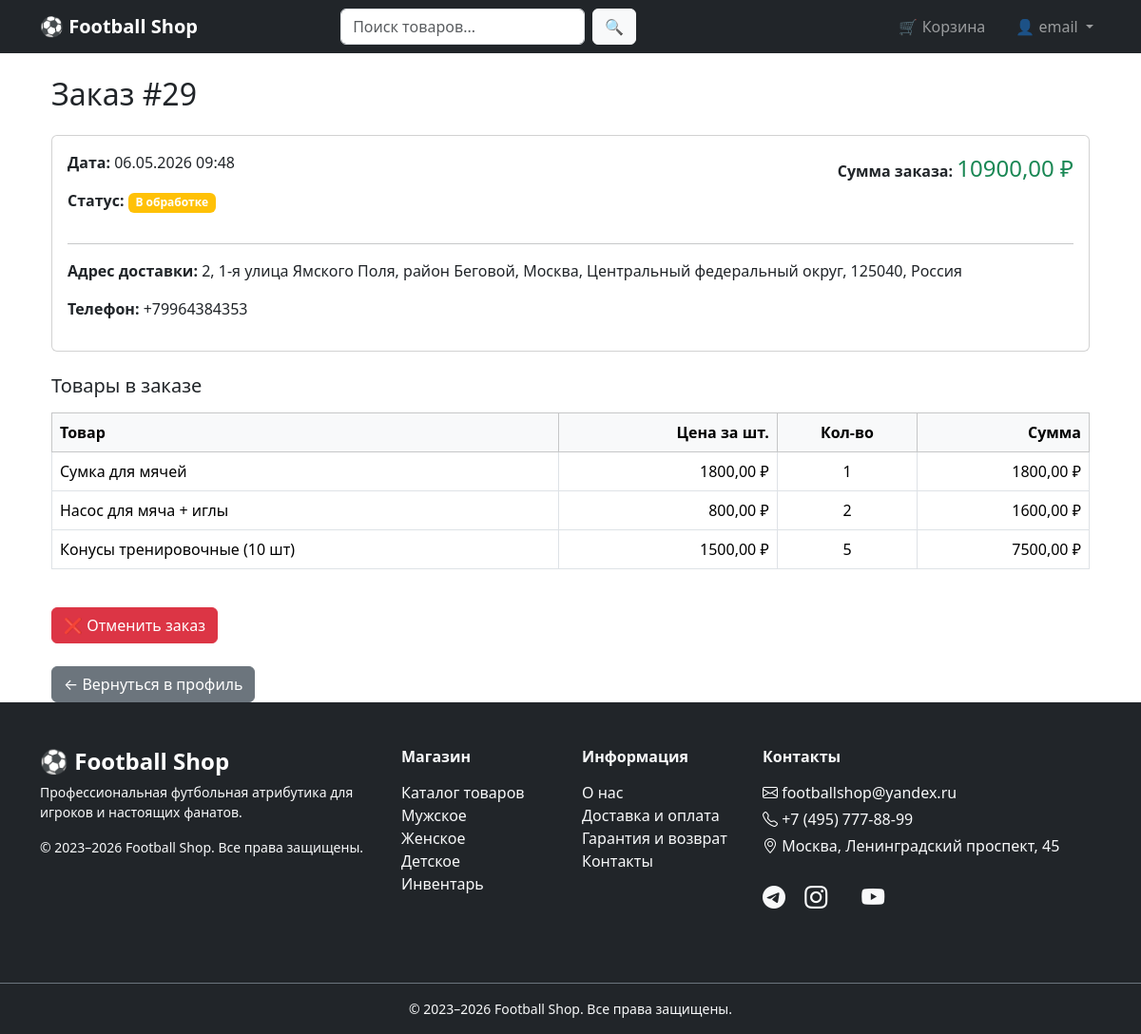
The app's page /order/29/ (signed in) with its own data.
### shop/models.py (models this page shows, shortened)
class Order(models.Model):
    STATUS_CHOICES = [
        ('pending', 'В обработке'),
        ('confirmed', 'Подтверждён'),
        ('shipped', 'Отправлен'),
        ('delivered', 'Доставлен'),
        ('cancelled', 'Отменён'),
    ]
    user = models.ForeignKey(User, on_delete=models.CASCADE, verbose_name="Пользователь")
    created_at = models.DateTimeField(auto_now_add=True, verbose_name="Дата создания")
    status = models.CharField(max_length=20, choices=STATUS_CHOICES, default='pending', verbose_name="Статус")
    total_amount = models.DecimalField(max_digits=10, decimal_places=2, default=0, verbose_name="Сумма заказа")
    address = models.TextField(verbose_name="Адрес доставки", blank=True, null=True)
    phone = models.CharField(max_length=20, verbose_name="Телефон", blank=True, null=True)
    comment = models.TextField(blank=True, null=True, verbose_name="Комментарий к заказу")
    class Meta:
        ordering = ['-created_at']
        verbose_name = "Заказ"
        verbose_name_plural = "Заказы"

class OrderItem(models.Model):
    order = models.ForeignKey(Order, on_delete=models.CASCADE, related_name='items')
    product = models.ForeignKey('Product', on_delete=models.PROTECT)
    quantity = models.PositiveIntegerField()
    price_at_purchase = models.DecimalField(max_digits=10, decimal_places=2)  # цена на момент покупки
    @property
    def subtotal(self):
        return round(self.price_at_purchase * self.quantity, 2)
    class Meta:
        verbose_name = "Товар в заказе"
        verbose_name_plural = "Товары в заказе"

class Product(models.Model):
    category = models.ForeignKey(Category, on_delete=models.CASCADE, related_name='products')
    GENDER_CHOICES = [
        ('male', 'Мужское'),
        ('female', 'Женское'),
        ('kids', 'Детское'),
        ('unisex', 'Унисекс / Инвентарь'),
    ]
    gender = models.CharField(
        max_length=10,
        choices=GENDER_CHOICES,
        default='unisex',
        verbose_name="Пол / Категория"
    )
    tags = models.ManyToManyField(Tag, blank=True, related_name='products')
    name = models.CharField(max_length=200, verbose_name="Название")
    slug = models.SlugField(max_length=250, unique=True, blank=True)
    description = models.TextField()
    price = models.DecimalField(max_digits=10, decimal_places=2, validators=[MinValueValidator(0)])
    stock = models.PositiveIntegerField(default=0, verbose_name="На складе")
    image = models.ImageField(upload_to='products/', blank=True, null=True)
    is_available = models.BooleanField(default=True)
    created_at = models.DateTimeField(auto_now_add=True)
    updated_at = models.DateTimeField(auto_now=True)
    class Meta:
        verbose_name = "Товар"
        verbose_name_plural = "Товары"
        ordering = ['-created_at']

### shop/views.py (the view)
# urls.py: path('order/<int:order_id>/', views.order_detail, name='order_detail'),
@login_required
def order_detail(request, order_id):
    order = get_object_or_404(Order, id=order_id, user=request.user)
    return render(request, 'shop/order_detail.html', {
        'order': order
    })

### templates/shop/order_detail.html (shortened to what this page needs)
{% extends 'base.html' %}
{% block content %}
<div class="container">
    <h2 class="mb-4">Заказ #{{ order.id }}</h2>
    <div class="card mb-4">
        <div class="card-body">
            <div class="row">
                <div class="col-md-6">
                    <p><strong>Дата:</strong> {{ order.created_at|date:"d.m.Y H:i" }}</p>
                    <p><strong>Статус:</strong>
                        <span class="badge
                            {% if order.status == 'pending' %}bg-warning
                            {% elif order.status == 'confirmed' %}bg-info
                            {% elif order.status == 'shipped' %}bg-primary
                            {% elif order.status == 'delivered' %}bg-success
                            {% else %}bg-secondary{% endif %}">
                            {{ order.get_status_display }}
                        </span>
                    </p>
                </div>
                <div class="col-md-6 text-end">
                    <p><strong>Сумма заказа:</strong> <span class="fs-4 text-success">{{ order.total_amount|floatformat:2 }} ₽</span></p>
                </div>
            </div>
            <hr>
            <p><strong>Адрес доставки:</strong> {{ order.address }}</p>
            <p><strong>Телефон:</strong> {{ order.phone }}</p>
        </div>
    </div>
    <h5 class="mb-3">Товары в заказе</h5>
    <div class="table-responsive">
        <table class="table table-bordered">
            <thead class="table-light">
                <tr>
                    <th>Товар</th>
                    <th class="text-end">Цена за шт.</th>
                    <th class="text-center">Кол-во</th>
                    <th class="text-end">Сумма</th>
                </tr>
            </thead>
            <tbody>
                {% for item in order.items.all %}
                <tr>
                    <td>{{ item.product.name }}</td>
                    <td class="text-end">{{ item.price_at_purchase|floatformat:2 }} ₽</td>
                    <td class="text-center">{{ item.quantity }}</td>
                    <td class="text-end">{{ item.subtotal|floatformat:2 }} ₽</td>
                </tr>
                {% endfor %}
            </tbody>
        </table>
    </div>
    {% if order.status == 'pending' %}
    <div class="mt-4">
        <a href="{% url 'shop:cancel_order' order.id %}"
           class="btn btn-danger"
           onclick="return confirm('Вы уверены, что хотите отменить заказ? Товары будут возвращены на склад.')">
            ❌ Отменить заказ
        </a>
    </div>
    {% endif %}
    <a href="{% url 'accounts:profile' %}" class="btn btn-secondary mt-4">← Вернуться в профиль</a>
</div>
{% endblock %}

### templates/base.html (shortened to what this page needs)
<!DOCTYPE html>
<html lang="ru">
<head>
    <link href="https://cdn.jsdelivr.net/npm/bootstrap@5.3.3/dist/css/bootstrap.min.css" rel="stylesheet">
    <link href="https://cdn.jsdelivr.net/npm/bootstrap-icons@1.11.3/font/bootstrap-icons.css" rel="stylesheet">
</head>
<body class="d-flex flex-column min-vh-100">
    <nav class="navbar navbar-expand-lg navbar-dark bg-dark">
        <div class="container">
            <a class="navbar-brand fw-bold" href="{% url 'shop:index' %}">
                ⚽ Football Shop
            </a>
            <div class="collapse navbar-collapse" id="navbarNav">
                <form class="d-flex mx-auto" style="max-width: 420px;" method="get" action="{% url 'shop:search' %}">
                    <input type="text" name="q" class="form-control" placeholder="Поиск товаров..." value="{{ request.GET.q }}">
                    <button type="submit" class="btn btn-light ms-2">🔍</button>
                </form>
                <ul class="navbar-nav ms-auto align-items-center">
                    {% if user.is_authenticated %}
                        <li class="nav-item me-3">
                            <a class="nav-link position-relative" href="{% url 'shop:cart' %}">
                                🛒 Корзина
                            </a>
                        </li>
                        <li class="nav-item dropdown">
                            <a class="nav-link dropdown-toggle" href="#" role="button" data-bs-toggle="dropdown">
                                👤 {{ user.username }}
                            </a>
                        </li>
                    {% endif %}
                </ul>
            </div>
        </div>
    </nav>
    <div class="container mt-4 flex-grow-1">
        {% block content %}
        {% endblock %}
    </div>
    <footer class="bg-dark text-white mt-auto">
        <div class="container py-5">
            <div class="row">
                <div class="col-lg-4 col-md-6 mb-4">
                    <h4 class="fw-bold">⚽ Football Shop</h4>
                    <p class="text-light small">Профессиональная футбольная атрибутика для игроков и настоящих фанатов.</p>
                    <p class="text-light small">© 2023–2026 Football Shop. Все права защищены.</p>
                </div>
                <div class="col-lg-2 col-md-6 mb-4">
                    <h6 class="fw-bold mb-3 text-light">Магазин</h6>
                    <ul class="list-unstyled">
                        <li><a href="{% url 'shop:index' %}" class="text-light text-decoration-none">Каталог товаров</a></li>
                        <li><a href="{% url 'shop:category_products' 'male' %}" class="text-light text-decoration-none">Мужское</a></li>
                        <li><a href="{% url 'shop:category_products' 'female' %}" class="text-light text-decoration-none">Женское</a></li>
                        <li><a href="{% url 'shop:category_products' 'kids' %}" class="text-light text-decoration-none">Детское</a></li>
                        <li><a href="{% url 'shop:category_products' 'unisex' %}" class="text-light text-decoration-none">Инвентарь</a></li>
                    </ul>
                </div>
                <div class="col-lg-2 col-md-6 mb-4">
                    <h6 class="fw-bold mb-3 text-light">Информация</h6>
                    <ul class="list-unstyled">
                        <li><a href="#" class="text-light text-decoration-none" data-bs-toggle="modal" data-bs-target="#aboutModal">О нас</a></li>
                        <li><a href="#" class="text-light text-decoration-none" data-bs-toggle="modal" data-bs-target="#deliveryModal">Доставка и оплата</a></li>
                        <li><a href="#" class="text-light text-decoration-none" data-bs-toggle="modal" data-bs-target="#guaranteeModal">Гарантия и возврат</a></li>
                        <li><a href="#" class="text-light text-decoration-none" data-bs-toggle="modal" data-bs-target="#contactsModal">Контакты</a></li>
                    </ul>
                </div>
                <div class="col-lg-4 col-md-6 mb-4">
                    <h6 class="fw-bold mb-3 text-light">Контакты</h6>
                    <p class="mb-1"><i class="bi bi-envelope"></i> <span class="text-light">footballshop@yandex.ru</span></p>
                    <p class="mb-1"><i class="bi bi-telephone"></i> <span class="text-light">+7 (495) 777-88-99</span></p>
                    <p><i class="bi bi-geo-alt"></i> <span class="text-light">Москва, Ленинградский проспект, 45</span></p>
                    <div class="mt-4">
                        <a href="#" class="text-light me-3 fs-4"><i class="bi bi-telegram"></i></a>
                        <a href="#" class="text-light me-3 fs-4"><i class="bi bi-instagram"></i></a>
                        <a href="#" class="text-light fs-4"><i class="bi bi-youtube"></i></a>
                    </div>
                </div>
            </div>
        </div>
        <div class="border-top border-secondary py-3 text-center small text-light">
            © 2023–2026 Football Shop. Все права защищены.
        </div>
    </footer>
</body>
</html>

### records on screen
Order: id "29", created_at "06.05.2026 09:48", status "В обработке", total_amount "10900,00", address "2, 1-я улица Ямского Поля, район Беговой, Москва, Центральный федеральный округ, 125040, Россия", phone "+79964384353"
OrderItem: product.name "Сумка для мячей", price_at_purchase "1800,00", quantity "1", subtotal "1800,00"
OrderItem: product.name "Насос для мяча + иглы", price_at_purchase "800,00", quantity "2", subtotal "1600,00"
OrderItem: product.name "Конусы тренировочные (10 шт)", price_at_purchase "1500,00", quantity "5", subtotal "7500,00"

### other values on screen
{{ user.username }} "email"
